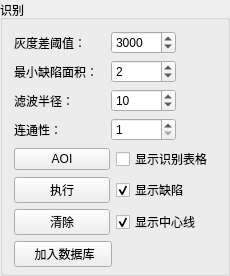
            <widget class="QGroupBox" name="groupBox_3">
             <property name="minimumSize">
              <size>
               <width>0</width>
               <height>40</height>
              </size>
             </property>
             <property name="title">
              <string>识别</string>
             </property>
             <layout class="QVBoxLayout" name="verticalLayout_5">
              <property name="bottomMargin">
               <number>6</number>
              </property>
              <item>
               <layout class="QHBoxLayout" name="horizontalLayout_25">
                <property name="bottomMargin">
                 <number>0</number>
                </property>
                <item>
                 <widget class="QLabel" name="label_5">
                  <property name="minimumSize">
                   <size>
                    <width>91</width>
                    <height>0</height>
                   </size>
                  </property>
                  <property name="text">
                   <string>灰度差阈值：</string>
                  </property>
                 </widget>
                </item>
                <item>
                 <widget class="QSpinBox" name="spinBox_GreyDiff">
                  <property name="minimumSize">
                   <size>
                    <width>65</width>
                    <height>0</height>
                   </size>
                  </property>
                  <property name="minimum">
                   <number>1000</number>
                  </property>
                  <property name="maximum">
                   <number>5000</number>
                  </property>
                  <property name="value">
                   <number>3000</number>
                  </property>
                 </widget>
                </item>
                <item>
                 <spacer name="horizontalSpacer_16">
                  <property name="orientation">
                   <enum>Qt::Horizontal</enum>
                  </property>
                  <property name="sizeHint" stdset="0">
                   <size>
                    <width>40</width>
                    <height>20</height>
                   </size>
                  </property>
                 </spacer>
                </item>
               </layout>
              </item>
              <item>
               <layout class="QHBoxLayout" name="horizontalLayout_29">
                <property name="bottomMargin">
                 <number>0</number>
                </property>
                <item>
                 <widget class="QLabel" name="label_6">
                  <property name="minimumSize">
                   <size>
                    <width>91</width>
                    <height>0</height>
                   </size>
                  </property>
                  <property name="text">
                   <string>最小缺陷面积：</string>
                  </property>
                 </widget>
                </item>
                <item>
                 <widget class="QSpinBox" name="spinBox_MinDefectArea">
                  <property name="minimumSize">
                   <size>
                    <width>65</width>
                    <height>0</height>
                   </size>
                  </property>
                  <property name="minimum">
                   <number>1</number>
                  </property>
                  <property name="maximum">
                   <number>10</number>
                  </property>
                  <property name="value">
                   <number>2</number>
                  </property>
                 </widget>
                </item>
                <item>
                 <spacer name="horizontalSpacer_17">
                  <property name="orientation">
                   <enum>Qt::Horizontal</enum>
                  </property>
                  <property name="sizeHint" stdset="0">
                   <size>
                    <width>40</width>
                    <height>20</height>
                   </size>
                  </property>
                 </spacer>
                </item>
               </layout>
              </item>
              <item>
               <layout class="QHBoxLayout" name="horizontalLayout_30">
                <property name="bottomMargin">
                 <number>0</number>
                </property>
                <item>
                 <widget class="QLabel" name="label_2">
                  <property name="minimumSize">
                   <size>
                    <width>91</width>
                    <height>0</height>
                   </size>
                  </property>
                  <property name="text">
                   <string>滤波半径：</string>
                  </property>
                 </widget>
                </item>
                <item>
                 <widget class="QSpinBox" name="spinBox_FilterRadius">
                  <property name="minimumSize">
                   <size>
                    <width>65</width>
                    <height>0</height>
                   </size>
                  </property>
                  <property name="minimum">
                   <number>5</number>
                  </property>
                  <property name="maximum">
                   <number>25</number>
                  </property>
                  <property name="value">
                   <number>10</number>
                  </property>
                 </widget>
                </item>
                <item>
                 <spacer name="horizontalSpacer_18">
                  <property name="orientation">
                   <enum>Qt::Horizontal</enum>
                  </property>
                  <property name="sizeHint" stdset="0">
                   <size>
                    <width>40</width>
                    <height>20</height>
                   </size>
                  </property>
                 </spacer>
                </item>
               </layout>
              </item>
              <item>
               <layout class="QHBoxLayout" name="horizontalLayout_31">
                <property name="bottomMargin">
                 <number>0</number>
                </property>
                <item>
                 <widget class="QLabel" name="label_connectThr">
                  <property name="minimumSize">
                   <size>
                    <width>91</width>
                    <height>0</height>
                   </size>
                  </property>
                  <property name="text">
                   <string>连通性：</string>
                  </property>
                 </widget>
                </item>
                <item>
                 <widget class="QSpinBox" name="spinBox_ConnectThr">
                  <property name="minimumSize">
                   <size>
                    <width>65</width>
                    <height>0</height>
                   </size>
                  </property>
                  <property name="minimum">
                   <number>1</number>
                  </property>
                  <property name="maximum">
                   <number>10</number>
                  </property>
                  <property name="value">
                   <number>1</number>
                  </property>
                 </widget>
                </item>
                <item>
                 <spacer name="horizontalSpacer_19">
                  <property name="orientation">
                   <enum>Qt::Horizontal</enum>
                  </property>
                  <property name="sizeHint" stdset="0">
                   <size>
                    <width>40</width>
                    <height>20</height>
                   </size>
                  </property>
                 </spacer>
                </item>
               </layout>
              </item>
              <item>
               <layout class="QHBoxLayout" name="horizontalLayout_22">
                <property name="bottomMargin">
                 <number>0</number>
                </property>
                <item>
                 <widget class="QPushButton" name="pushButton_aoi">
                  <property name="text">
                   <string>AOI</string>
                  </property>
                  <property name="checkable">
                   <bool>true</bool>
                  </property>
                 </widget>
                </item>
                <item>
                 <widget class="QCheckBox" name="checkBox_recog_show_table">
                  <property name="minimumSize">
                   <size>
                    <width>100</width>
                    <height>0</height>
                   </size>
                  </property>
                  <property name="text">
                   <string>显示识别表格</string>
                  </property>
                 </widget>
                </item>
               </layout>
              </item>
              <item>
               <layout class="QHBoxLayout" name="horizontalLayout_24">
                <property name="bottomMargin">
                 <number>0</number>
                </property>
                <item>
                 <widget class="QPushButton" name="pushButton_exe">
                  <property name="text">
                   <string>执行</string>
                  </property>
                 </widget>
                </item>
                <item>
                 <widget class="QCheckBox" name="checkBox_show_defect">
                  <property name="minimumSize">
                   <size>
                    <width>100</width>
                    <height>0</height>
                   </size>
                  </property>
                  <property name="text">
                   <string>显示缺陷</string>
                  </property>
                  <property name="checked">
                   <bool>true</bool>
                  </property>
                 </widget>
                </item>
               </layout>
              </item>
              <item>
               <layout class="QHBoxLayout" name="horizontalLayout_21">
                <property name="bottomMargin">
                 <number>0</number>
                </property>
                <item>
                 <widget class="QPushButton" name="pushButton_recog_clear">
                  <property name="text">
                   <string>清除</string>
                  </property>
                 </widget>
                </item>
                <item>
                 <widget class="QCheckBox" name="checkBox_show_defect_center">
                  <property name="minimumSize">
                   <size>
                    <width>100</width>
                    <height>0</height>
                   </size>
                  </property>
                  <property name="text">
                   <string>显示中心线</string>
                  </property>
                  <property name="checked">
                   <bool>true</bool>
                  </property>
                 </widget>
                </item>
               </layout>
              </item>
              <item>
               <layout class="QHBoxLayout" name="horizontalLayout_28">
                <property name="bottomMargin">
                 <number>0</number>
                </property>
                <item>
                 <widget class="QPushButton" name="pushButton_add_db">
                  <property name="text">
                   <string> 加入数据库</string>
                  </property>
                 </widget>
                </item>
                <item>
                 <widget class="QLabel" name="label">
                  <property name="text">
                   <string/>
                  </property>
                 </widget>
                </item>
               </layout>
              </item>
             </layout>
            </widget>
